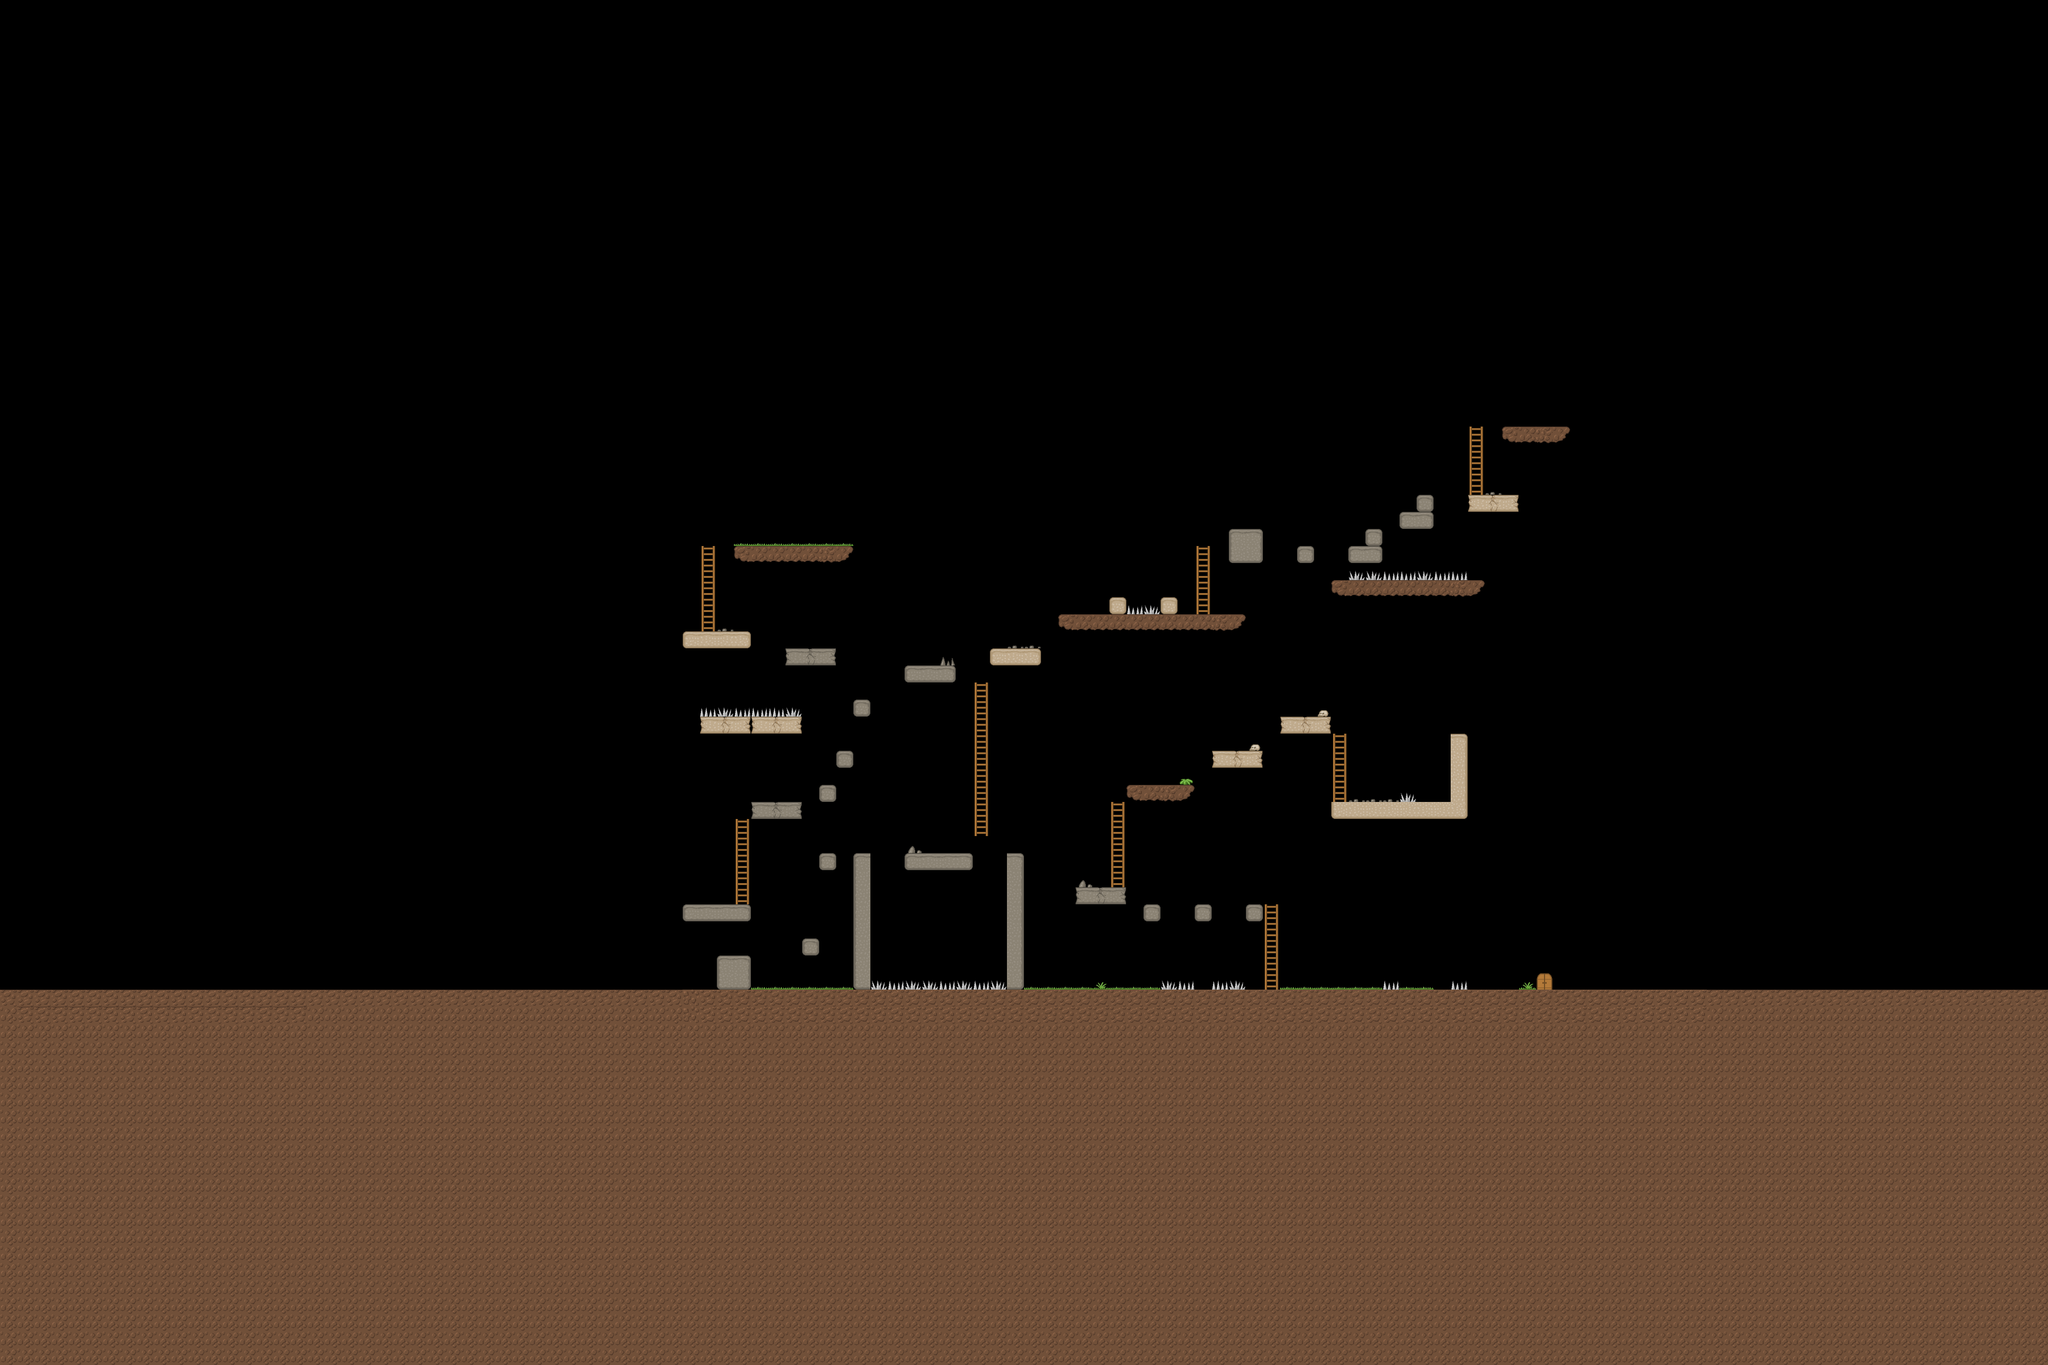

A level layout from a 2D game, rendered from its tile map. Below: a short description, then the map file with tile-grid data replaced by summaries:
An orthogonal 120x80 tile map with 32x32 px tiles, 3 tile layers (Слой тайлов 1, Слой тайлов 2, Слой тайлов 3) and 99 objects (41x solid, 31x coin, 8x ladder, 8x thorns, 5x e_solid, ...).

<map version="1.0" orientation="orthogonal" renderorder="right-down" width="120" height="80" tilewidth="32" tileheight="32" nextobjectid="102">
 <tileset firstgid="1" name="TVl3F4n-O1k" tilewidth="32" tileheight="32" tilecount="144" columns="12">
  <image source="platform.png" width="384" height="384" />
 </tileset>
 <layer name="Слой тайлов 1" width="120" height="80">
  <data>[9600 cells, 6117 non-empty, 3 distinct tile ids]</data>
 </layer>
 <layer name="Слой тайлов 2" width="120" height="80">
  <data>[9600 cells, 323 non-empty, 40 distinct tile ids]</data>
 </layer>
 <layer name="Слой тайлов 3" width="120" height="80">
  <data>[9600 cells, 42 non-empty, 6 distinct tile ids]</data>
 </layer>
 <objectgroup name="Слой объектов 1">
  <object id="1" name="player" x="1122" y="1756" width="52" height="68" />
  <object id="2" name="solid" x="994" y="557.576" width="30" height="1294.42" />
  <object id="4" name="solid" x="3067" y="563.636" width="30" height="1291.36" />
  <object id="5" name="solid" x="998" y="1852" width="2106" height="36" />
  <object id="6" name="solid" x="1280" y="1692" width="128" height="36" />
  <object id="7" name="solid" x="1342.67" y="1792" width="64" height="58" />
  <object id="8" name="solid" x="1502.67" y="1759.33" width="37.3333" height="36" />
  <object id="9" name="solid" x="1532" y="1596.67" width="37.3333" height="36" />
  <object id="10" name="solid" x="1534.67" y="1470" width="37.3333" height="36" />
  <object id="11" name="solid" x="1564" y="1408.67" width="37.3333" height="36" />
  <object id="12" name="solid" x="1597.67" y="1309.67" width="37.3333" height="36" />
  <object id="13" name="solid" x="1412" y="1503" width="92" height="33" />
  <object id="14" name="solid" x="1698.33" y="1598" width="125.667" height="33" />
  <object id="15" name="solid" x="1599.17" y="1599.5" width="31.8335" height="253.5" />
  <object id="16" name="solid" x="1888.08" y="1600.25" width="31.8335" height="253.5" />
  <object id="17" name="solid" x="1313.08" y="1343.25" width="188.917" height="31.75" />
  <object id="18" name="solid" x="1279.08" y="1184.25" width="128.917" height="30.75" />
  <object id="19" name="solid" x="1469.54" y="1213.62" width="93.4585" height="30.75" />
  <object id="21" name="solid" x="1695.54" y="1245.62" width="94.46" height="30.75" />
  <object id="22" name="solid" x="1376.54" y="1022.62" width="222.458" height="30.75" />
  <object id="23" name="solid" x="1857.54" y="1215.62" width="94.4585" height="30.75" />
  <object id="24" name="solid" x="1982.54" y="1150.62" width="350.458" height="30.75" />
  <object id="25" name="solid" x="2078.54" y="1118.62" width="34.4585" height="30.75" />
  <object id="26" name="solid" x="2173.54" y="1118.62" width="35.4585" height="30.75" />
  <object id="27" name="solid" x="2304" y="991.625" width="65.4585" height="65.375" />
  <object id="28" name="solid" x="2432.54" y="1021.62" width="32.4585" height="30.75" />
  <object id="29" name="solid" x="2494.54" y="1088.62" width="288.458" height="30.75" />
  <object id="30" name="solid" x="2529.54" y="1023.62" width="61.4585" height="30.75" />
  <object id="31" name="solid" x="2626.27" y="959.625" width="61.4585" height="30.75" />
  <object id="32" name="solid" x="2559" y="990.625" width="32.7292" height="30.75" />
  <object id="33" name="solid" x="2655.64" y="928.625" width="32.7292" height="30.75" />
  <object id="34" name="solid" x="2752.64" y="929.625" width="92.3646" height="30.75" />
  <object id="35" name="solid" x="2817.64" y="799.625" width="123.365" height="30.75" />
  <object id="36" name="solid" x="2494" y="1503.29" width="254" height="30.75" />
  <object id="37" name="solid" x="2718.3" y="1376.62" width="32.7292" height="124.708" />
  <object id="38" name="solid" x="2396" y="1344.62" width="98.6667" height="30.75" />
  <object id="39" name="solid" x="2266.3" y="1411.29" width="99.0313" height="30.75" />
  <object id="40" name="solid" x="2112.97" y="1469.96" width="125.698" height="30.75" />
  <object id="41" name="solid" x="2019.64" y="1663.29" width="93.6979" height="30.75" />
  <object id="42" name="solid" x="2144.97" y="1700.62" width="32.7292" height="30.75" />
  <object id="43" name="solid" x="2240.97" y="1692.62" width="32.7292" height="30.75" />
  <object id="44" name="solid" x="2336.97" y="1692.62" width="32.7292" height="30.75" />
  <object id="45" name="exit" x="2876.97" y="1820.62" width="32.7292" height="30.75" />
  <object id="46" name="ladder" x="1376" y="1535" width="28" height="158" />
  <object id="47" name="ladder" x="1825" y="1280" width="28" height="285" />
  <object id="48" name="ladder" x="2080" y="1500" width="28" height="158" />
  <object id="49" name="ladder" x="1313" y="1023" width="28" height="158" />
  <object id="50" name="ladder" x="2240" y="1027" width="28" height="119" />
  <object id="51" name="ladder" x="2498" y="1375" width="28" height="124" />
  <object id="52" name="ladder" x="2752" y="801" width="28" height="127" />
  <object id="53" name="ladder" x="2370" y="1693" width="28" height="158" />
  <object id="54" name="coin" x="1276" y="1602" width="37.3333" height="36" />
  <object id="55" name="coin" x="1628" y="1471.33" width="37.3333" height="36" />
  <object id="56" name="coin" x="1697.33" y="1468.67" width="37.3333" height="36" />
  <object id="57" name="coin" x="1757.33" y="1470" width="37.3333" height="36" />
  <object id="58" name="coin" x="1342.67" y="1246" width="37.3333" height="36" />
  <object id="59" name="coin" x="1409.33" y="1244.67" width="37.3333" height="36" />
  <object id="60" name="coin" x="1408" y="922" width="37.3333" height="36" />
  <object id="61" name="coin" x="1469.33" y="922" width="37.3333" height="36" />
  <object id="62" name="coin" x="1534.67" y="926" width="37.3333" height="36" />
  <object id="63" name="coin" x="1336" y="926" width="37.3333" height="36" />
  <object id="64" name="coin" x="1254.67" y="927.333" width="37.3333" height="36" />
  <object id="65" name="coin" x="1985.33" y="1024.67" width="37.3333" height="36" />
  <object id="66" name="coin" x="2084" y="1019.33" width="37.3333" height="36" />
  <object id="67" name="coin" x="2176" y="1020.67" width="37.3333" height="36" />
  <object id="68" name="coin" x="2302.67" y="867.333" width="37.3333" height="36" />
  <object id="69" name="coin" x="1793.33" y="1112.67" width="37.3333" height="36" />
  <object id="70" name="coin" x="1693.33" y="1115.33" width="37.3333" height="36" />
  <object id="71" name="coin" x="2174.67" y="1755.33" width="37.3333" height="36" />
  <object id="72" name="coin" x="2237.33" y="1759.33" width="37.3333" height="36" />
  <object id="73" name="coin" x="2298.67" y="1755.33" width="37.3333" height="36" />
  <object id="74" name="coin" x="2560" y="1402" width="37.3333" height="36" />
  <object id="75" name="coin" x="2622.67" y="1410" width="37.3333" height="36" />
  <object id="76" name="coin" x="2432" y="1252.67" width="37.3333" height="36" />
  <object id="77" name="coin" x="2497.33" y="1248.67" width="37.3333" height="36" />
  <object id="78" name="coin" x="2622.67" y="1022" width="37.3333" height="36" />
  <object id="79" name="coin" x="2686.67" y="1022" width="37.3333" height="36" />
  <object id="80" name="coin" x="2818.67" y="700.667" width="37.3333" height="36" />
  <object id="81" name="coin" x="2878.67" y="704.667" width="37.3333" height="36" />
  <object id="82" name="coin" x="2942.67" y="704.667" width="37.3333" height="36" />
  <object id="83" name="coin" x="2145.33" y="1342" width="37.3333" height="36" />
  <object id="84" name="coin" x="2206.67" y="1340.67" width="37.3333" height="36" />
  <object id="85" name="enemy" x="2020" y="1770" width="52" height="68" />
  <object id="86" name="enemy" x="2580" y="1776" width="52" height="68" />
  </objectgroup>
</map>
<!-- 15 of 99 objects omitted -->
